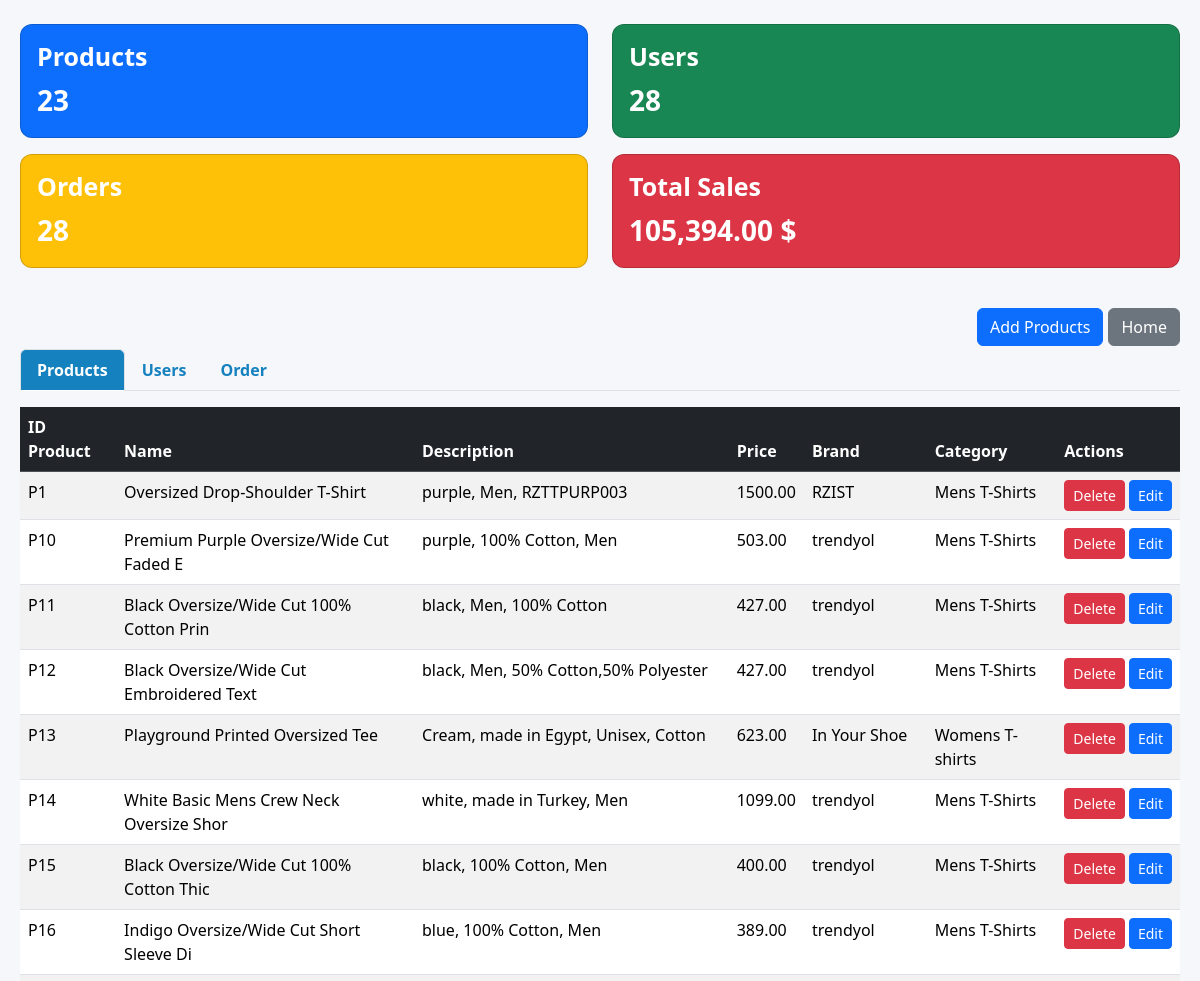
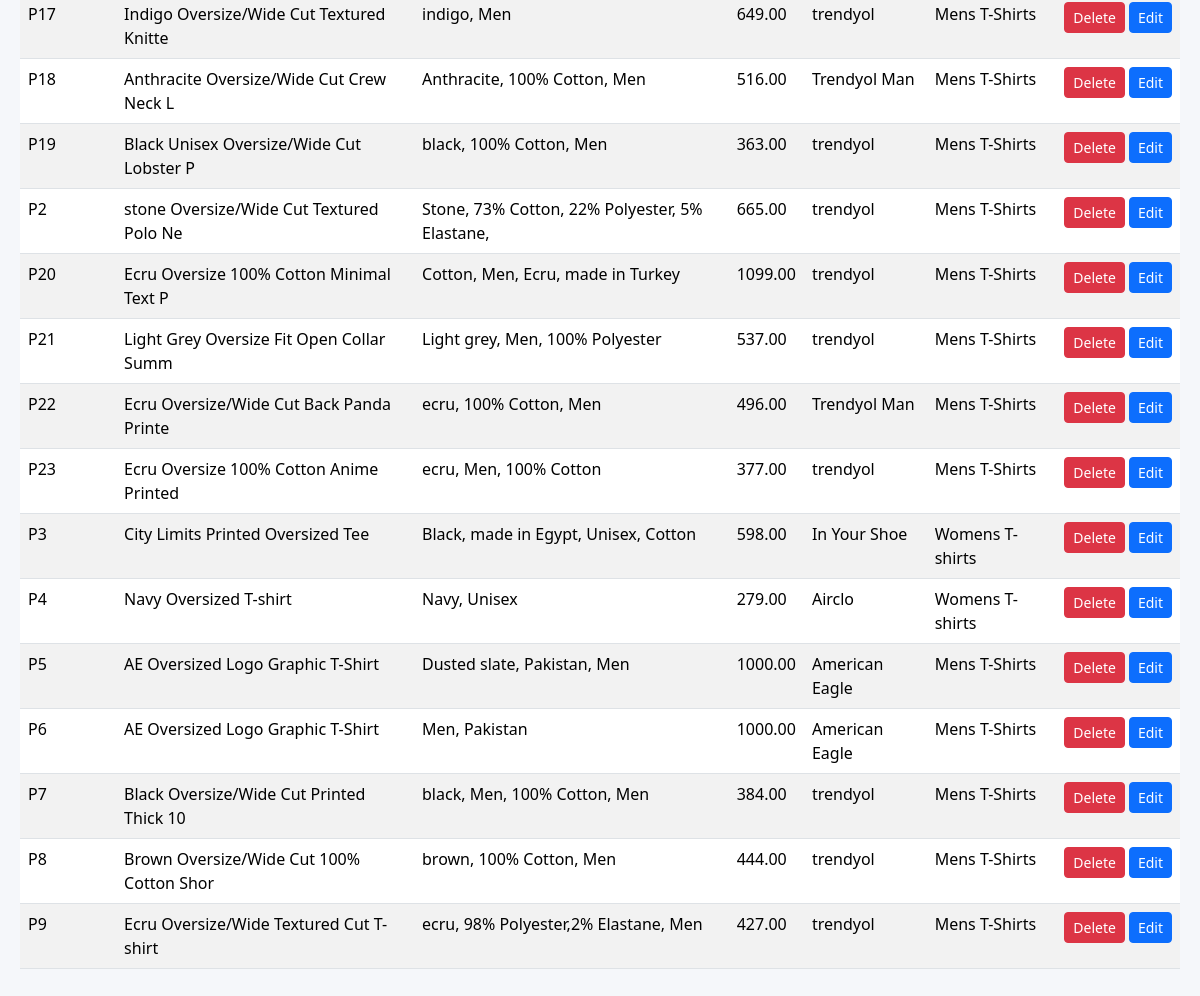
/dashbord_html.php, run on the app's committed database (2 pictures, top to bottom).
### tables this page shows
CREATE TABLE `products` (
  `id_P` varchar(20) NOT NULL,
  `name` varchar(40) NOT NULL,
  `describtion` varchar(150) NOT NULL,
  `price` decimal(15,2) NOT NULL,
  `brand` varchar(30) NOT NULL,
  `category` varchar(30) NOT NULL
);

### dashbord.php (called while the page is built, shortened)
<?php include "conn.php"; ?>
<?php
$result = mysqli_query($conn, "SELECT * FROM products");
if ($result && mysqli_num_rows($result) > 0) {
    $products = mysqli_fetch_all($result, MYSQLI_ASSOC);
}
$count_result = mysqli_query($conn, "SELECT COUNT(*) AS total FROM products");
$count_row = mysqli_fetch_assoc($count_result);
$total_products = $count_row['total'];
$count_res = mysqli_query($conn, "SELECT COUNT(*) AS total FROM users");
$count_row2 = mysqli_fetch_assoc($count_res);
$total_users = $count_row2['total'];
$order_count_result = mysqli_query($conn, "SELECT COUNT(*) AS total_orders FROM orders");
$order_count_row = mysqli_fetch_assoc($order_count_result);
$total_orders = $order_count_row['total_orders'];
$total_sales_result = mysqli_query($conn, "
    SELECT SUM(p.price * ol.quantity) AS total_sales
    FROM order_lists ol
    JOIN products p ON ol.id_P = p.id_P
");
$total_sales_row = mysqli_fetch_assoc($total_sales_result);
$total_sales = $total_sales_row['total_sales'];
?>

### dashbord_html.php (the view, shortened to what this page needs)
<?php include "dashbord.php"; ?>
<!DOCTYPE html>
<html lang="en">
<head>
    <link rel="stylesheet" href="styles/bootstrap.min.css">
    <link rel="stylesheet" href="styles/dashbord.css">
</head>
<body>
<div class="container-fluid py-4">
    <div class="row mb-4">
        <div class="col-md-6 mb-3">
            <div class="card text-white bg-primary h-100">
                <div class="card-body">
                    <h5 class="card-title">Products</h5>
                    <p class="card-text fs-3"><?= $total_products ?></p>
                </div>
            </div>
        </div>
        <div class="col-md-6 mb-3">
            <div class="card text-white bg-success h-100">
                <div class="card-body">
                    <h5 class="card-title">Users</h5>
                    <p class="card-text fs-3"><?= $total_users ?></p>
                </div>
            </div>
        </div>
        <div class="col-md-6 mb-3">
            <div class="card text-white bg-warning h-100">
                <div class="card-body">
                    <h5 class="card-title">Orders</h5>
                    <p class="card-text fs-3"><?= $total_orders ?></p>
                </div>
            </div>
        </div>
        <div class="col-md-6 mb-3">
            <div class="card text-white bg-danger h-100">
                <div class="card-body">
                    <h5 class="card-title">Total Sales</h5>
                    <p class="card-text fs-3"><?= number_format($total_sales, 2) ?> $</p>
                </div>
            </div>
        </div>
    </div>
    <div class="buttons-container">
        <a href="admin_html.php" class="btn btn-primary"> Add Products</a>
        <a href="index.php" class="btn btn-secondary">Home</a>
    </div>
    <ul class="nav nav-tabs mb-3">
        <li class="nav-item"><a class="nav-link active" href="#" onclick="showTab('products')">Products</a></li>
        <li class="nav-item"><a class="nav-link" href="#" onclick="showTab('customers')">Users</a></li>
        <li class="nav-item"><a class="nav-link" href="#" onclick="showTab('order')">Order</a></li>
    </ul>
    <div id="products" class="tab-content">
        <table class="table table-striped table-hover">
            <thead class="table-dark">
                <tr>
                    <th>ID Product</th>
                    <th>Name</th>
                    <th>Description</th>
                    <th>Price</th>
                    <th>Brand</th>
                    <th>Category</th>
                    <th>Actions</th>
                </tr>
            </thead>
            <tbody>
            <?php foreach($products as $p): ?>
                <tr>
                    <td><?= $p['id_P'] ?></td>
                    <td><?= $p['name'] ?></td>
                    <td><?= $p['describtion'] ?></td>
                    <td><?= $p['price'] ?></td>
                    <td><?= $p['brand'] ?></td>
                    <td><?= $p['category'] ?></td>
                    <td>
                        <div class="d-flex gap-1">
                            <form action="php_prod.php" method="POST" style="display:inline-block;">
                                <button type="submit" class="btn btn-danger btn-sm" onclick="return confirm('Are you sure?')">Delete</button>
                            </form>
                            <a class="btn btn-primary btn-sm"
                               href="admin_html.php?
                               id=<?= $p['id_P'] ?>&
                               name=<?= urlencode($p['name']) ?>&
                               desc=<?= urlencode($p['describtion']) ?>&
                               price=<?= $p['price'] ?>&
                               brand=<?= urlencode($p['brand']) ?>&
                               category=<?= urlencode($p['category']) ?>">
                               Edit
                            </a>
                        </div>
                    </td>
                </tr>
            <?php endforeach; ?>
            </tbody>
        </table>
    </div>
</div>
</body>
</html>

### styles/dashbord.css (style rules this page uses)
body { font-family: 'Segoe UI', Tahoma, Geneva, Verdana, sans-serif; background-color: #f5f7fa; color: #333; }
.container-fluid { padding: 20px; }
.card { border-radius: 12px; transition: transform 0.2s, box-shadow 0.2s; }
.card-title { font-size: 25px; font-weight: bold; }
.card-text { font-size: 22px; font-weight: 600; }
.nav-tabs { margin-bottom: 15px; }
.nav-link { color: #1581BF; font-weight: bold; }
.nav-link.active { background-color: #1581BF !important; color: #fff !important; border-radius: 6px 6px 0 0; }
.buttons-container { display: flex; flex-wrap: wrap; gap: 5px; justify-content: flex-end; margin-bottom: 3px; }

### data on the page
products: id_P "P1", name "Oversized Drop-Shoulder T-Shirt", describtion "purple, Men, RZTTPURP003", price "1500.00", brand "RZIST", category "Mens T-Shirts"
products: id_P "P10", name "Premium Purple Oversize/Wide Cut Faded E", describtion "purple, 100% Cotton, Men", price "503.00", brand "trendyol", category "Mens T-Shirts"
products: id_P "P11", name "Black Oversize/Wide Cut 100% Cotton Prin", describtion "black, Men, 100% Cotton", price "427.00", brand "trendyol", category "Mens T-Shirts"
products: id_P "P12", name "Black Oversize/Wide Cut Embroidered Text", describtion "black, Men, 50% Cotton,50% Polyester", price "427.00", brand "trendyol", category "Mens T-Shirts"
products: id_P "P13", name "Playground Printed Oversized Tee", describtion "Cream, made in Egypt, Unisex, Cotton", price "623.00", brand "In Your Shoe", category "Womens T-shirts"
products: id_P "P14", name "White Basic Mens Crew Neck Oversize Shor", describtion "white, made in Turkey, Men", price "1099.00", brand "trendyol", category "Mens T-Shirts"
products: id_P "P15", name "Black Oversize/Wide Cut 100% Cotton Thic", describtion "black, 100% Cotton, Men", price "400.00", brand "trendyol", category "Mens T-Shirts"
products: id_P "P16", name "Indigo Oversize/Wide Cut Short Sleeve Di", describtion "blue, 100% Cotton, Men", price "389.00", brand "trendyol", category "Mens T-Shirts"
products: id_P "P17", name "Indigo Oversize/Wide Cut Textured Knitte", describtion "indigo, Men", price "649.00", brand "trendyol", category "Mens T-Shirts"
products: id_P "P18", name "Anthracite Oversize/Wide Cut Crew Neck L", describtion "Anthracite, 100% Cotton, Men", price "516.00", brand "Trendyol Man", category "Mens T-Shirts"
products: id_P "P19", name "Black Unisex Oversize/Wide Cut Lobster P", describtion "black, 100% Cotton, Men", price "363.00", brand "trendyol", category "Mens T-Shirts"
products: id_P "P2", name "stone Oversize/Wide Cut Textured Polo Ne", describtion "Stone, 73% Cotton, 22% Polyester, 5% Elastane,", price "665.00", brand "trendyol", category "Mens T-Shirts"
products: id_P "P20", name "Ecru Oversize 100% Cotton Minimal Text P", describtion "Cotton, Men, Ecru, made in Turkey", price "1099.00", brand "trendyol", category "Mens T-Shirts"
products: id_P "P21", name "Light Grey Oversize Fit Open Collar Summ", describtion "Light grey, Men, 100% Polyester", price "537.00", brand "trendyol", category "Mens T-Shirts"
products: id_P "P22", name "Ecru Oversize/Wide Cut Back Panda Printe", describtion "ecru, 100% Cotton, Men", price "496.00", brand "Trendyol Man", category "Mens T-Shirts"
products: id_P "P23", name "Ecru Oversize 100% Cotton Anime Printed", describtion "ecru, Men, 100% Cotton", price "377.00", brand "trendyol", category "Mens T-Shirts"
products: id_P "P3", name "City Limits Printed Oversized Tee", describtion "Black, made in Egypt, Unisex, Cotton", price "598.00", brand "In Your Shoe", category "Womens T-shirts"
products: id_P "P4", name "Navy Oversized T-shirt", describtion "Navy, Unisex", price "279.00", brand "Airclo", category "Womens T-shirts"
products: id_P "P5", name "AE Oversized Logo Graphic T-Shirt", describtion "Dusted slate, Pakistan, Men", price "1000.00", brand "American Eagle", category "Mens T-Shirts"
products: id_P "P6", name "AE Oversized Logo Graphic T-Shirt", describtion "Men, Pakistan", price "1000.00", brand "American Eagle", category "Mens T-Shirts"
products: id_P "P7", name "Black Oversize/Wide Cut Printed Thick 10", describtion "black, Men, 100% Cotton, Men", price "384.00", brand "trendyol", category "Mens T-Shirts"
products: id_P "P8", name "Brown Oversize/Wide Cut 100% Cotton Shor", describtion "brown, 100% Cotton, Men", price "444.00", brand "trendyol", category "Mens T-Shirts"
products: id_P "P9", name "Ecru Oversize/Wide Textured Cut T-shirt", describtion "ecru, 98% Polyester,2% Elastane, Men", price "427.00", brand "trendyol", category "Mens T-Shirts"

### other printed values
$total_products "23"
$total_users "28"
$total_orders "28"
$total_sales "105,394.00"
